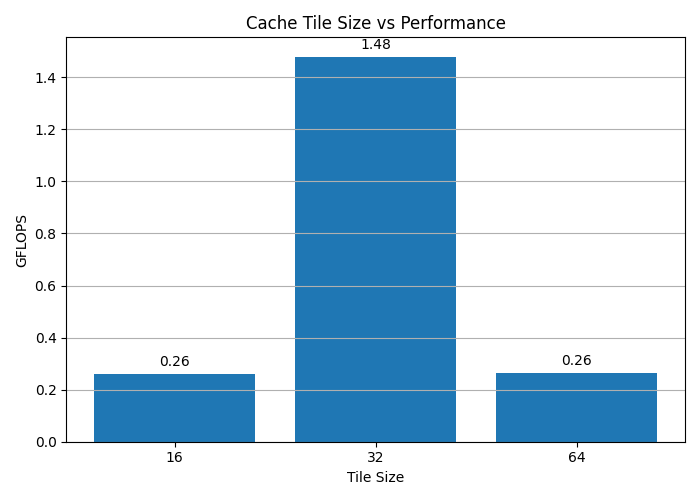

Generate this figure with Python:
import matplotlib.pyplot as plt

tile_sizes = [16, 32, 64]

gflops = [
    0.261533,
    1.47927,
    0.262899
]

plt.figure(figsize=(7,5))

plt.bar(
    [str(t) for t in tile_sizes],
    gflops
)

# Label each bar
for i, value in enumerate(gflops):
    plt.text(i, value + 0.03, f"{value:.2f}", ha='center')

plt.xlabel("Tile Size")
plt.ylabel("GFLOPS")
plt.title("Cache Tile Size vs Performance")

plt.grid(axis='y')

plt.tight_layout()

plt.savefig("tile_size_comparison.png", dpi=300)

plt.show()
